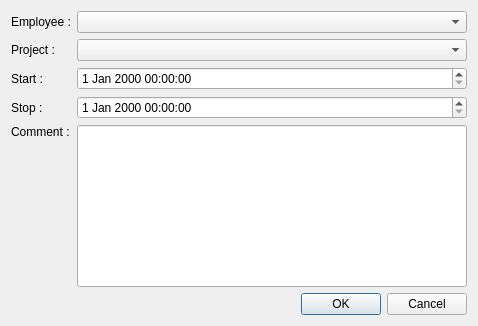
<?xml version="1.0" encoding="UTF-8"?>
<ui version="4.0">
 <class>TimeSheetEditor</class>
 <widget class="QDialog" name="TimeSheetEditor">
  <property name="geometry">
   <rect>
    <x>0</x>
    <y>0</y>
    <width>478</width>
    <height>326</height>
   </rect>
  </property>
  <property name="windowTitle">
   <string>Dialog</string>
  </property>
  <layout class="QVBoxLayout" name="verticalLayout">
   <item>
    <layout class="QGridLayout" name="gridLayout">
     <item row="1" column="1">
      <widget class="QComboBox" name="tsProject">
       <property name="minimumSize">
        <size>
         <width>300</width>
         <height>0</height>
        </size>
       </property>
      </widget>
     </item>
     <item row="3" column="0">
      <widget class="QLabel" name="label_4">
       <property name="text">
        <string>Stop :</string>
       </property>
      </widget>
     </item>
     <item row="3" column="1">
      <widget class="QDateTimeEdit" name="tsStop"/>
     </item>
     <item row="1" column="0">
      <widget class="QLabel" name="label_5">
       <property name="text">
        <string>Project :</string>
       </property>
      </widget>
     </item>
     <item row="5" column="0">
      <widget class="QLabel" name="label_6">
       <property name="text">
        <string>Comment :</string>
       </property>
       <property name="alignment">
        <set>Qt::AlignLeading|Qt::AlignLeft|Qt::AlignTop</set>
       </property>
      </widget>
     </item>
     <item row="2" column="1">
      <widget class="QDateTimeEdit" name="tsStart"/>
     </item>
     <item row="2" column="0">
      <widget class="QLabel" name="label_3">
       <property name="text">
        <string>Start :</string>
       </property>
      </widget>
     </item>
     <item row="5" column="1">
      <widget class="QLineEdit" name="tsComment">
       <property name="sizePolicy">
        <sizepolicy hsizetype="Expanding" vsizetype="Expanding">
         <horstretch>0</horstretch>
         <verstretch>0</verstretch>
        </sizepolicy>
       </property>
      </widget>
     </item>
     <item row="0" column="1">
      <widget class="QComboBox" name="tsEmployee"/>
     </item>
     <item row="0" column="0">
      <widget class="QLabel" name="label">
       <property name="text">
        <string>Employee :</string>
       </property>
      </widget>
     </item>
    </layout>
   </item>
   <item>
    <widget class="QDialogButtonBox" name="buttonBox">
     <property name="orientation">
      <enum>Qt::Horizontal</enum>
     </property>
     <property name="standardButtons">
      <set>QDialogButtonBox::Cancel|QDialogButtonBox::Ok</set>
     </property>
    </widget>
   </item>
  </layout>
 </widget>
 <tabstops>
  <tabstop>tsStart</tabstop>
  <tabstop>tsStop</tabstop>
  <tabstop>tsComment</tabstop>
 </tabstops>
 <resources/>
 <connections>
  <connection>
   <sender>buttonBox</sender>
   <signal>accepted()</signal>
   <receiver>TimeSheetEditor</receiver>
   <slot>accept()</slot>
   <hints>
    <hint type="sourcelabel">
     <x>254</x>
     <y>319</y>
    </hint>
    <hint type="destinationlabel">
     <x>157</x>
     <y>274</y>
    </hint>
   </hints>
  </connection>
  <connection>
   <sender>buttonBox</sender>
   <signal>rejected()</signal>
   <receiver>TimeSheetEditor</receiver>
   <slot>reject()</slot>
   <hints>
    <hint type="sourcelabel">
     <x>322</x>
     <y>319</y>
    </hint>
    <hint type="destinationlabel">
     <x>286</x>
     <y>274</y>
    </hint>
   </hints>
  </connection>
 </connections>
</ui>
